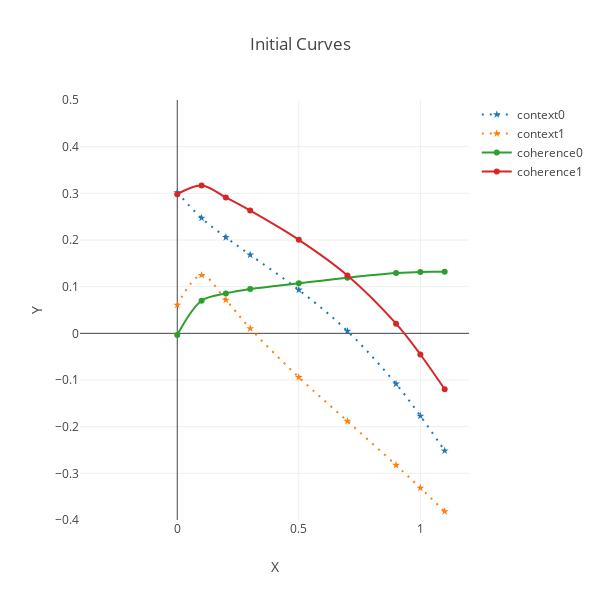

Notebook cell for this chart:
### Code cell
gxx = [con0,con1,coh0,cohD0]
layout = go.Layout(
    title = 'Initial Curves',
    height = 600,
    width = 600,
    hovermode= 'closest',
    xaxis= dict(
        title= 'X',
        range = [-.4,1.2],
    ),
    yaxis=dict(
        title= 'Y',
        range = [-.4,.5],
    )
)
fxx = gy.graphCurves(gxx, layout, labels=['context0','context1','coherence0','coherence1', 'con0+coh0','con1+coh1'], dashRange=range(0,2))
offline.iplot(fxx)

### Figure 1 — Plotly figure (JSON) as saved in the notebook; plotly's stock layout.template omitted (floating-point values rounded to 4 significant figures)
{"data": [{"line": {"dash": "2px,6px", "shape": "spline"}, "marker": {"symbol": "star"}, "name": "context0", "type": "scatter", "uid": "0e485fa3-bac4-44de-a113-139e615f8ecc", "x": [0, 0.1, 0.2, 0.3, 0.5, 0.7, 0.9, 1, 1.1], "y": [0.3019, 0.2473, 0.2058, 0.1682, 0.09306, 0.004837, -0.1083, -0.177, -0.2515]}, {"line": {"dash": "2px,6px", "shape": "spline"}, "marker": {"symbol": "star"}, "name": "context1", "type": "scatter", "uid": "4ea17725-0736-4a35-957f-867aad093e7a", "x": [0, 0.1, 0.2, 0.3, 0.5, 0.7, 0.9, 1, 1.1], "y": [0.06079, 0.1246, 0.07154, 0.01035, -0.09408, -0.1882, -0.2825, -0.3313, -0.3817]}, {"line": {"shape": "spline"}, "name": "coherence0", "type": "scatter", "uid": "8ab6c8c9-b4d9-403e-bc71-072bd96328ad", "x": [0, 0.1, 0.2, 0.3, 0.5, 0.7, 0.9, 1, 1.1], "y": [-0.003671, 0.06972, 0.08536, 0.0948, 0.1073, 0.1192, 0.1291, 0.1317, 0.1317]}, {"line": {"shape": "spline"}, "name": "coherence1", "type": "scatter", "uid": "f0eecf84-6cbe-4f6b-b11d-40e4712e8e07", "x": [0, 0.1, 0.2, 0.3, 0.5, 0.7, 0.9, 1, 1.1], "y": [0.2982, 0.317, 0.2911, 0.263, 0.2004, 0.1241, 0.02077, -0.04534, -0.1198]}], "layout": {"height": 600, "hovermode": "closest", "title": {"text": "Initial Curves"}, "width": 600, "xaxis": {"range": [-0.4, 1.2], "title": {"text": "X"}}, "yaxis": {"range": [-0.4, 0.5], "title": {"text": "Y"}}}}
